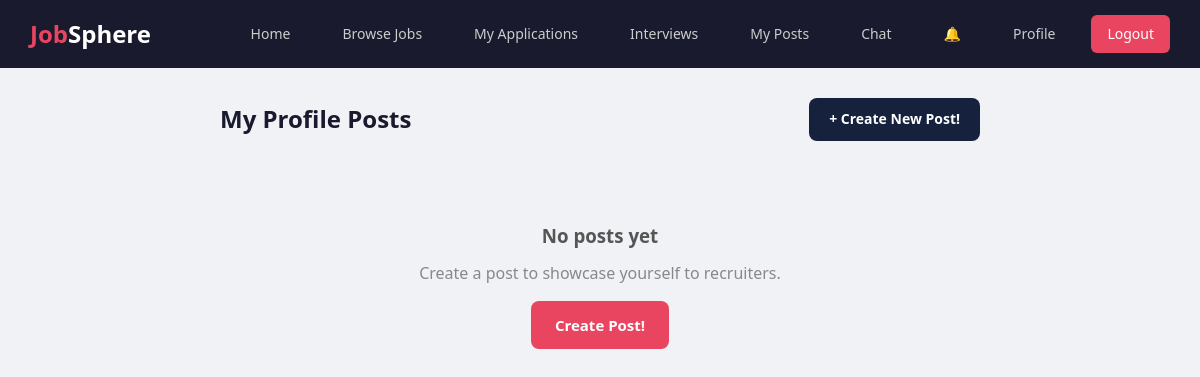
The app's page /recruitments/seeker-post/my-posts/ (signed in), older data.
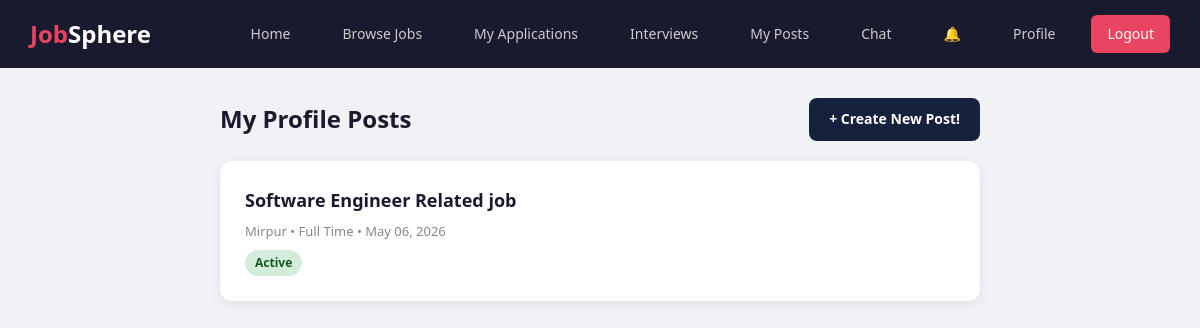
The same page, newer data.
### recruitments/models.py (models this page shows, shortened)
class JobPost(models.Model):
    POSTER_TYPE_CHOICES = [
        ('recruiter', 'Recruiter'),
        ('seeker', 'Seeker'),
    ]
    JOB_TYPE_CHOICES = [
        ('fullTime', 'Full Time'),
        ('partTime', 'Part Time'),
        ('remote', 'Remote'),
        ('contract', 'Contract'),
    ]
    STATUS_CHOICES = [
        ('active', 'Active'),
        ('closed', 'Closed'),
    ]
    poster = models.ForeignKey(User, on_delete=models.CASCADE, related_name='job_posts')
    poster_type = models.CharField(max_length=10, choices=POSTER_TYPE_CHOICES, default='recruiter')
    title = models.CharField(max_length=200)
    description = models.TextField()
    location = models.CharField(max_length=200, blank=True, null=True)
    job_type = models.CharField(max_length=10, choices=JOB_TYPE_CHOICES, default='fullTime')
    salary = models.DecimalField(max_digits=10, decimal_places=2, blank=True, null=True)
    number_of_available_seats = models.IntegerField(default=1)
    required_experience = models.FloatField(default=0)
    skills_text = models.TextField(blank=True, null=True)
    application_count = models.IntegerField(default=0)
    status = models.CharField(max_length=10, choices=STATUS_CHOICES, default='active')
    created_at = models.DateTimeField(auto_now_add=True)
    deadline = models.DateTimeField(blank=True, null=True)
    image = models.ImageField(upload_to='job_post_images/', blank=True, null=True)
    class Meta:
        ordering = ['-created_at']

### recruitments/views.py (the view)
# urls.py: path('seeker-post/my-posts/', views.my_seeker_posts_view, name='my_seeker_posts'),
def my_seeker_posts_view(request):
    if not request.user.is_authenticated or request.user.user_type != 'seeker':
        return redirect('login')
    posts = JobPost.objects.filter(poster=request.user, poster_type='seeker')
    return render(request, 'recruitments/my_seeker_posts.html', {'posts': posts})

### updates/context_processors.py (called while the page is built)
def unread_notifications(request):
    if request.user.is_authenticated:
        count = Notification.objects.filter(user=request.user, is_read=False).count()
        return {'unread_notif_count': count}
    return {'unread_notif_count': 0}

### templates/recruitments/my_seeker_posts.html (shortened to what this page needs)
{% extends 'base.html' %}
{% block content %}
<div class="posts-container">
    <div class="posts-header">
        <h1>My Profile Posts</h1>
        <a href="{% url 'create_seeker_post' %}" class="btn btn-secondary" style="padding: 10px 20px; font-size: 14px;">+ Create New Post!</a>
    </div>
    {% if posts %}
        {% for post in posts %}
        <div class="post-card">
            <h3>{{ post.title }}</h3>
            <div class="post-meta">{{ post.location|default:"No location" }} &bull; {{ post.get_job_type_display }} &bull; {{ post.created_at|date:"M d, Y" }}</div>
            <span class="status-badge {% if post.status == 'active' %}status-active{% else %}status-closed{% endif %}">
                {{ post.get_status_display }}
            </span>
        </div>
        {% endfor %}
    {% else %}
        <div class="empty-state">
            <h3>No posts yet</h3>
            <p>Create a post to showcase yourself to recruiters.</p>
            <a href="{% url 'create_seeker_post' %}" class="btn btn-primary" style="width: auto; margin-top: 15px;">Create Post!</a>
        </div>
    {% endif %}
</div>
{% endblock %}

Row changes from the older to the newer data that the page shows:
added JobPost: title "Software Engineer Related job", location "Mirpur", job_type "Full Time", created_at "May 06, 2026", status "Active"
Text that changed along with them:
text no longer shown: "No posts yet Create a post to showcase yourself to recruiters. Create Post!"
